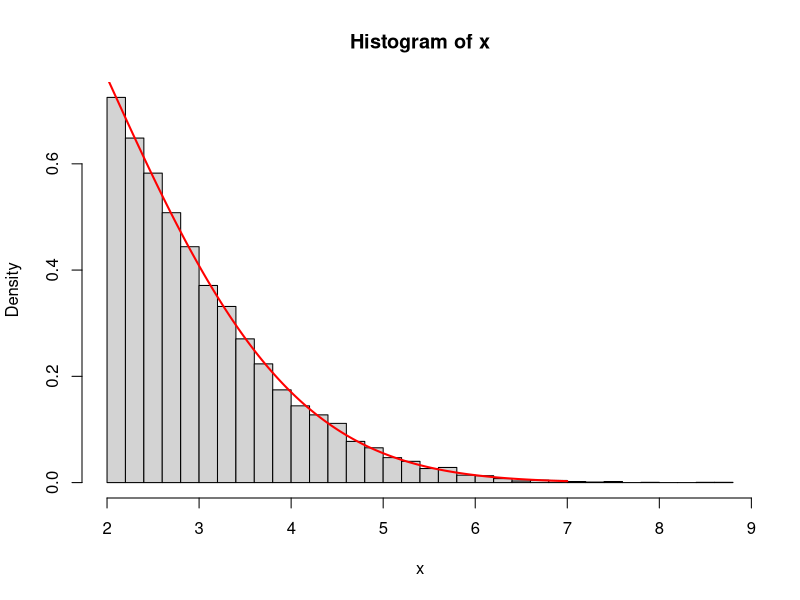

Generate this figure with R:
## ---- chunk 1
f <- function(x, b, mean, sd) {
  1 / (sqrt(2 * pi * sd^2) * pnorm((mean - b) / sd)) *
    exp(-(x - mean)^2 / (2 * sd^2)) *
    (x >= b)
}

M <- function(b, mean, sd) {
  1 / pnorm((mean - b) / sd)
}

g <- function(x, b, mean, sd) {
  1 / (sqrt(2 * pi * sd^2) * pnorm((mean - b) / sd)) *
    exp(-(x - mean)^2 / (2 * sd^2))
}

n <- 10000
mean <- 0
sd <- 2
b <- 2

x <- numeric(0)
while (length(x) < n) {
  U <- runif(1)
  X <- rnorm(1, mean, b)
  x <- append(x, X[U <= (f(X, b, mean, sd) / (M(b, mean, sd) * g(X, b, mean, sd)))])
}

t <- seq(b, 7, 0.01)
hist(x, freq = FALSE, breaks = 35)
lines(t, f(t, b, mean, sd), col = "red", lwd = 2)
